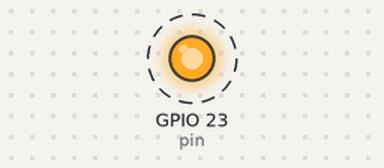
The program below on a simulated Raspberry Pi (BCM pin numbers). On the bench: output pins drawn as LEDs (lit = HIGH). Dashed ring = blinking.

Above: at 0.5 s.
Timing chart, 0 to 4.6 s (numbered marks = the images above):
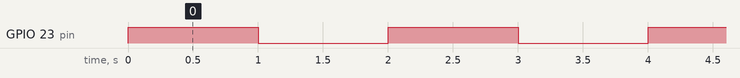

Measured:
- by itself, GPIO 23 (pin): alternates HIGH for 1.0 s and LOW for 1.0 s

The program:

gpio_basic_digital_out.py
```python
import RPi.GPIO as GPIO
import time

pin = 23

GPIO.setmode(GPIO.BCM)
GPIO.setup(pin, GPIO.OUT)

try:
  while True:
    GPIO.output(pin, GPIO.HIGH)
    time.sleep(1)
    GPIO.output(pin, GPIO.LOW)
    time.sleep(1)
except KeyboardInterrupt:
  GPIO.cleanup()
```
